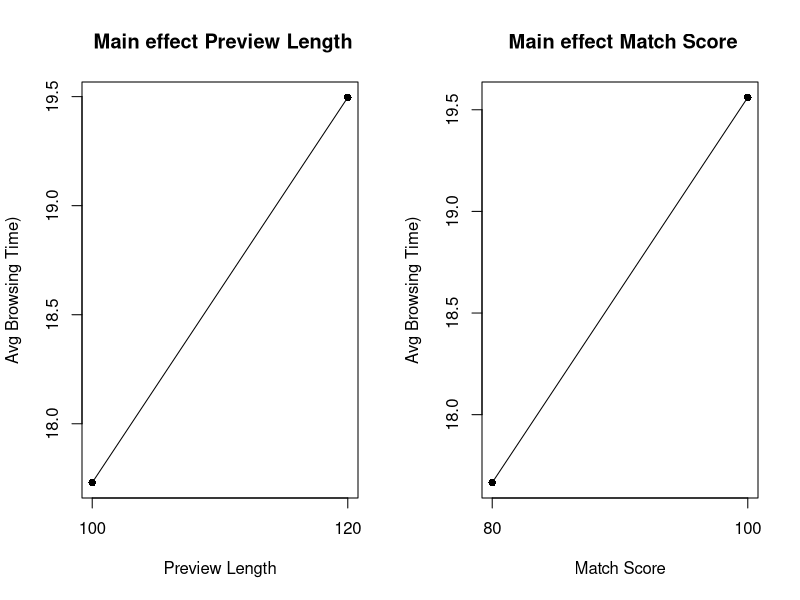
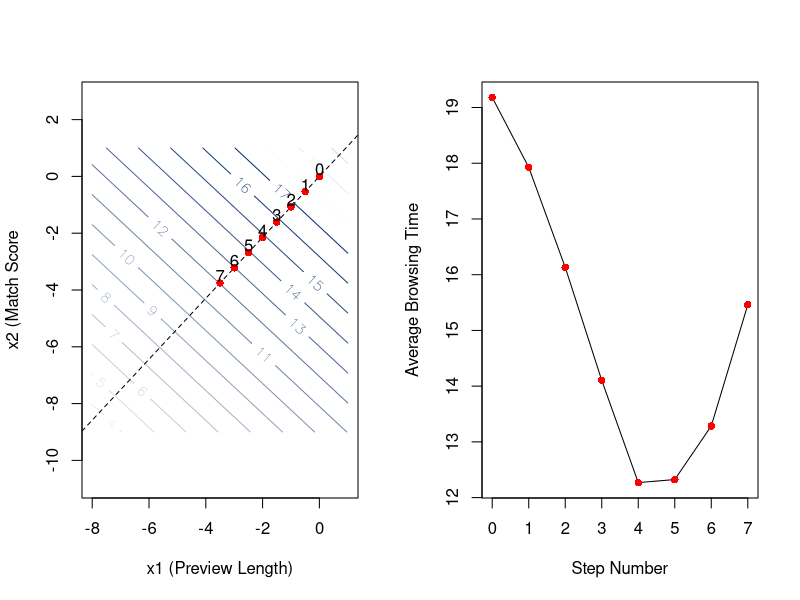
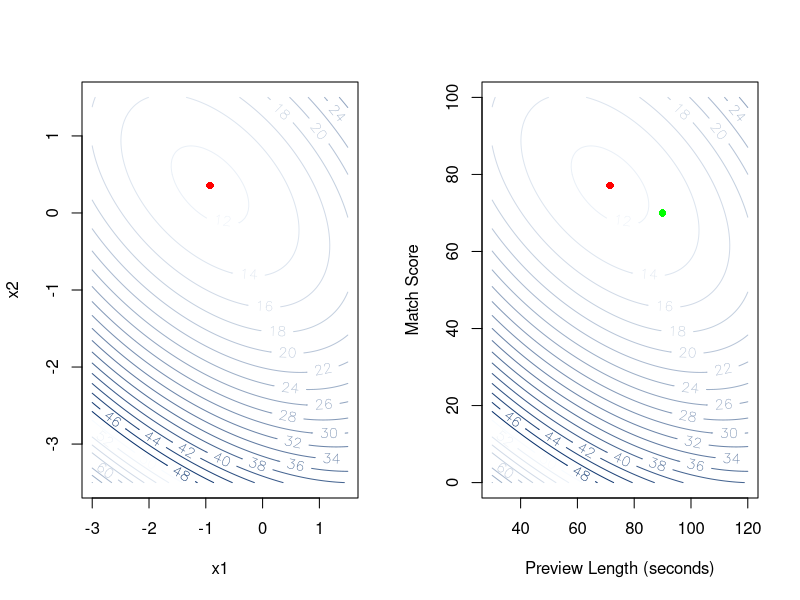

These charts were generated, in order, by the following R code:
## ---- chunk 1

netflixffdp <- read.csv("netflixffd.csv", header = TRUE)
netflixffdc <- read.csv("netflixffd2.csv", header = TRUE)

netflixffdp$Prev.Length[netflixffdp$Prev.Length == 100] <- -1
netflixffdp$Prev.Length[netflixffdp$Prev.Length == 120] <- 1

netflixffdp$Match.Score[netflixffdp$Match.Score == 80] <- -1
netflixffdp$Match.Score[netflixffdp$Match.Score == 100] <- 1

netflixffdp$Tile.Size[netflixffdp$Tile.Size == 0.1] <- -1
netflixffdp$Tile.Size[netflixffdp$Tile.Size == 0.3] <- 1

netflixffdc$Prev.Length[netflixffdc$Prev.Length == 100] <- -1
netflixffdc$Prev.Length[netflixffdc$Prev.Length == 120] <- 1

netflixffdc$Match.Score[netflixffdc$Match.Score == 80] <- -1
netflixffdc$Match.Score[netflixffdc$Match.Score == 100] <- 1

netflixffdc$Tile.Size[netflixffdc$Tile.Size == 0.1] <- -1
netflixffdc$Tile.Size[netflixffdc$Tile.Size == 0.3] <- 1


m.factorial <- lm(Browse.Time ~  Prev.Length + Match.Score + Tile.Size , data = netflixffdp)

summary(m.factorial)


netflix <- rbind(netflixffdp, netflixffdc)


m.full <- lm(Browse.Time ~  Prev.Length * Match.Score * Tile.Size , data = netflix)

summary(m.full)


reduced = subset(netflix, select = -c(Prev.Type, Tile.Size))

m.reduced <- lm(Browse.Time ~  Prev.Length * Match.Score  , data = reduced)

summary(m.reduced)



## ---- chunk 2

Pvalues_fractional <- c("<2e-16","<2e-16","<2e-16")

Factors_fractional <- c("Preview Length", "Match Score", "Tile Size")

df1 <- data.frame(Factors_fractional,Pvalues_fractional)
# head(df1)

knitr::kable(df1, format = "markdown")

## ---- chunk 3

Pvalues_full <- c("<2e-16","<2e-16","0.787","<2e-16","0.613","0.709","0.342")
Factors_full <- c("Preview Length", "Match Score", "Tile Size", "Prev.Length:Match.Score"
              , "Prev.Length:Tile.Size", "Match.Score:Tile.Size", 
              "Prev.Length:Match.Score:Tile.Size")

df2 <- data.frame(Factors_full,Pvalues_full)
# head(df2)

knitr::kable(df2, format = "markdown")

## ---- chunk 4
par(mfrow = c(1, 2))
# m.full <- lm(Browse.Time ~  Prev.Length * Match.Score * Tile.Size , data = netflix)
# 
# summary(m.full)

moi.by.P <- aggregate(x = netflix$Browse.Time, by = list(Preview.Length = netflix$Prev.Length), FUN = mean)
plot(x = c(-1, 1), y = moi.by.P$x, pch = 16, main = " Main effect Preview Length",
     ylab = "Avg Browsing Time)", xlab = "Preview Length", xaxt = "n")
lines(x = c(-1, 1), y = moi.by.P$x)
axis(side = 1, at = c(-1, 1), labels = c("100", "120"))

moi.by.M <- aggregate(x = netflix$Browse.Time, by = list(Match.Score = netflix$Match.Score), FUN = mean)
plot(x = c(-1, 1), y = moi.by.M$x, pch = 16, main = " Main effect Match Score",
     ylab = "Avg Browsing Time)", xlab = "Match Score", xaxt = "n")
lines(x = c(-1, 1), y = moi.by.M$x)
axis(side = 1, at = c(-1, 1), labels = c("80", "100"))


## ---- chunk 5

netflixffd1 <- read.csv("netflixffd.csv", header = TRUE)
netflixffd2 <- read.csv("netflixffd2.csv", header = TRUE)

netflix <- rbind(netflixffd1, netflixffd2)

phase2data = subset(netflix, select = -c(Prev.Type, Tile.Size))

# Function to create blues
blue_palette <- colorRampPalette(c(rgb(247,251,255,maxColorValue = 255), rgb(8,48,107,maxColorValue = 255)))

# Function for converting from natural units to coded units
convert.N.to.C <- function(U,UH,UL){
  x <- (U - (UH+UL)/2) / ((UH-UL)/2)
  return(x)
}

# Function for converting from coded units to natural units
convert.C.to.N <- function(x,UH,UL){
  U <- x*((UH-UL)/2) + (UH+UL)/2
  return(U)
}

center <- read.csv("center.csv", header = TRUE)

center = subset(center, select = -c(Prev.Type, Tile.Size))

phase2 <- rbind(phase2data, center)


# Function to create x and y grids for contour plots 
mesh <- function(x, y) { 
  Nx <- length(x)
  Ny <- length(y)
  list(
    x = matrix(nrow = Nx, ncol = Ny, data = x),
    y = matrix(nrow = Nx, ncol = Ny, data = y, byrow = TRUE)
  )
}

## Determine whether we're close to the optimum to begin with
## (i.e, check whether the pure quadratic effect is significant)
ph1p <- data.frame(y = phase2$Browse.Time,
                  x1 = convert.N.to.C(U = phase2$Prev.Length, UH = 120, UL = 100),
                  x2 = convert.N.to.C(U = phase2$Match.Score, UH = 100, UL = 80))
ph1p$xPQ <- (ph1p$x1^2 + ph1p$x2^2)/2
## Check the average browsing time in each condition:
#aggregate(ph1p$y, by = list(x1 = ph1p$x1, x2 = ph1p$x2), FUN = mean)

## The difference in average browsing time in factorial conditions vs. the center 
## point condition
#mean(ph1p$y[ph1p$xPQ != 0]) - mean(ph1p$y[ph1p$xPQ == 0])


## Check to see if that's significant
m <- lm(y~x1+x2+x1*x2+xPQ, data = ph1p)
#summary(m)


pvalues <- c("<2e-16","<2e-16","1.05e-07","<2e-16")

coefficients <- c("x1", "x2", "xPQ", "x1:x2")

df3 <- data.frame(coefficients,pvalues)
# head(df1)

#knitr::kable(df3, format = "markdown")


## ---- chunk 6

mp.fo <- lm(y~x1+x2, data = ph1p)
beta0 <- coef(mp.fo)[1]
beta1 <- coef(mp.fo)[2]
beta2 <- coef(mp.fo)[3]
grdp <- mesh(x = seq(convert.N.to.C(U = 30, UH = 120, UL = 100), 
                    convert.N.to.C(U = 120, UH = 120, UL = 100), 
                    length.out = 100), 
            y = seq(convert.N.to.C(U = 0, UH = 100, UL = 80), 
                    convert.N.to.C(U = 100, UH = 100, UL = 80), 
                    length.out = 100))
x1 <- grdp$x
x2 <- grdp$y
etap.fo <- beta0 + beta1*x1 + beta2*x2

# 2D contour plot
contour(x = seq(convert.N.to.C(U = 30, UH = 120, UL = 100), 
                convert.N.to.C(U = 120, UH = 120, UL = 100), 
                length.out = 100),
        y = seq(convert.N.to.C(U = 0, UH = 100, UL = 80), 
                convert.N.to.C(U = 100, UH = 100, UL = 80), 
                length.out = 100), 
        z = etap.fo, xlab = "x1 (Preview Length)", ylab = "x2 (Match Score",
        nlevels = 15, col = blue_palette(15), labcex = 0.9, asp=1)
abline(a = 0, b = beta2/beta1, lty = 2)
points(x = 0, y = 0, col = "red", pch = 16)

## Calculate the coordinates along this path that we will experiment at

# The gradient vector
g <- matrix(c(beta1, beta2), nrow = 1)




# We will take steps of size 5 seconds in preview length. In coded units this is
PL.step <- convert.N.to.C(U = 110 + 5, UH = 120, UL = 100)
lamda <- PL.step/abs(beta1)


## Step 0: The center point we've already observed
x.old <- matrix(0, nrow=1, ncol=2)
text(x = 0, y = 0+0.25, labels = "0")
step0 <- data.frame(Prev.Length = convert.C.to.N(x = 0, UH = 120, UL = 100), 
                 Match.Score = round(convert.C.to.N(x = 0, UH = 100, UL = 80)))

## Step 1: 
x.new <- x.old - lamda*g
points(x = x.new[1,1], y = x.new[1,2], col = "red", pch = 16)
text(x = x.new[1,1], y = x.new[1,2]+0.25, labels = "1")
step1 <- data.frame(Prev.Length = convert.C.to.N(x = x.new[1,1], UH = 120, UL = 100), 
                    Match.Score = round(convert.C.to.N(x = x.new[1,2], UH = 100, UL = 80)))

## Step 2: 
x.old <- x.new
x.new <- x.old - lamda*g
points(x = x.new[1,1], y = x.new[1,2], col = "red", pch = 16)
text(x = x.new[1,1], y = x.new[1,2]+0.25, labels = "2")
step2 <- data.frame(Prev.Length = convert.C.to.N(x = x.new[1,1], UH = 120, UL = 100), 
                    Match.Score = round(convert.C.to.N(x = x.new[1,2], UH = 100, UL = 80)))

## Step 3: 
x.old <- x.new
x.new <- x.old - lamda*g
points(x = x.new[1,1], y = x.new[1,2], col = "red", pch = 16)
text(x = x.new[1,1], y = x.new[1,2]+0.25, labels = "3")
step3 <- data.frame(Prev.Length = convert.C.to.N(x = x.new[1,1], UH = 120, UL = 100), 
                    Match.Score = round(convert.C.to.N(x = x.new[1,2], UH = 100, UL = 80)))

## Step 4: 
x.old <- x.new
x.new <- x.old - lamda*g
points(x = x.new[1,1], y = x.new[1,2], col = "red", pch = 16)
text(x = x.new[1,1], y = x.new[1,2]+0.25, labels = "4")
step4 <- data.frame(Prev.Length = convert.C.to.N(x = x.new[1,1], UH = 120, UL = 100), 
                    Match.Score = round(convert.C.to.N(x = x.new[1,2], UH = 100, UL = 80)))

## Step 5: 
x.old <- x.new
x.new <- x.old - lamda*g
points(x = x.new[1,1], y = x.new[1,2], col = "red", pch = 16)
text(x = x.new[1,1], y = x.new[1,2]+0.25, labels = "5")
step5 <- data.frame(Prev.Length = convert.C.to.N(x = x.new[1,1], UH = 120, UL = 100), 
                    Match.Score = round(convert.C.to.N(x = x.new[1,2], UH = 100, UL = 80)))

## Step 6: 
x.old <- x.new
x.new <- x.old - lamda*g
points(x = x.new[1,1], y = x.new[1,2], col = "red", pch = 16)
text(x = x.new[1,1], y = x.new[1,2]+0.25, labels = "6")
step6 <- data.frame(Prev.Length = convert.C.to.N(x = x.new[1,1], UH = 120, UL = 100), 
                    Match.Score = round(convert.C.to.N(x = x.new[1,2], UH = 100, UL = 80)))

## Step 7:
x.old <- x.new
x.new <- x.old - lamda*g
points(x = x.new[1,1], y = x.new[1,2], col = "red", pch = 16)
text(x = x.new[1,1], y = x.new[1,2]+0.25, labels = "7")
step7 <- data.frame(Prev.Length = convert.C.to.N(x = x.new[1,1], UH = 120, UL = 100), 
                    Match.Score = round(convert.C.to.N(x = x.new[1,2], UH = 100, UL = 80)))

pstdf.cond <- data.frame(Step = 0:7, rbind(step0, step1, step2, step3, step4, step5, step6, step7))
#pstdf.cond

## ---- chunk 7

## Load the data associated with the steepest descent search
ptsdf <- read.csv("ptsdf.csv", header = TRUE)
ptsdf = subset(ptsdf, select = -c(Prev.Type, Tile.Size))

phase3 <- rbind(ptsdf, center)


## Calculate the average browsing time in each of these conditions and find the 
## condition that minimizes it
pstdf.means <- aggregate(phase3$Browse.Time, 
                        by = list(Prev.Length = phase3$Prev.Length, 
                                  Match.Score = phase3$Match.Score), 
                        FUN = mean)

 plot(x = 0:7, y = rev(pstdf.means$x),
     type = "l", xlab = "Step Number", ylab = "Average Browsing Time")
 points(x = 0:7, y = rev(pstdf.means$x),
       col = "red", pch = 16)

#pstdf.cond[pstdf.cond$Step == 4,]


p3final <- read.csv("p3.csv", header = TRUE)
ph2.5 <- data.frame(y = p3final$Browse.Time,
                  x1 = convert.N.to.C(U = p3final$Prev.Length, UH = 100, UL = 80),
                  x2 = convert.N.to.C(U = p3final$Match.Score, UH = 80, UL = 60))
ph2.5$xPQ <- (ph2.5$x1^2 + ph2.5$x2^2)/2

## Check the average browsing time in each condition:
#aggregate(ph2.5$y, by = list(x1 = ph2.5$x1, x2 = ph2.5$x2), FUN = mean)

## The difference in average browsing time in factorial conditions vs. the center 
## point condition
#mean(ph2.5$y[ph2.5$xPQ != 0]) - mean(ph2.5$y[ph2.5$xPQ == 0])

## Check to see if that's significant
m <- lm(y~x1+x2+x1*x2+xPQ, data = ph2.5)
#summary(m)

## ---- chunk 8

# Function to create blues
blue_palette <- colorRampPalette(c(rgb(247,251,255,maxColorValue = 255), rgb(8,48,107,maxColorValue = 255)))

# Function for converting from natural units to coded units
convert.N.to.C <- function(U,UH,UL){
  x <- (U - (UH+UL)/2) / ((UH-UL)/2)
  return(x)
}

# Function for converting from coded units to natural units
convert.C.to.N <- function(x,UH,UL){
  U <- x*((UH-UL)/2) + (UH+UL)/2
  return(U)
}

# Function to create x and y grids for contour plots 
mesh <- function(x, y) { 
  Nx <- length(x)
  Ny <- length(y)
  list(
    x = matrix(nrow = Nx, ncol = Ny, data = x),
    y = matrix(nrow = Nx, ncol = Ny, data = y, byrow = TRUE)
  )
}


## ---- chunk 9

ccdata <- read.csv("sphere.csv", header = TRUE)

condition <- data.frame(x1 = convert.C.to.N(x = c(-1,-1,1,1,0,1.5,-1.5,0,0), UH = 110, UL = 70), 
                        x2 = convert.C.to.N(x = c(-1,1,-1,1,0,0,0,1.5,-1.5), UH = 90, UL = 50))

pi_hat <- aggregate(x = ccdata$Browse.Time, by = list(condition.num = kronecker(1:9, rep(1, 100))), FUN = mean)
df3 <- data.frame(Condition.Num = pi_hat$condition.num, 
           Prev.Length = condition$x1, 
           Match.Score = condition$x2,
           Browse.Time = pi_hat$x)

knitr::kable(df3, format = "markdown")


## ---- chunk 10

par(mfrow = c(1, 2))

ph3 <- data.frame(y = ccdata$Browse.Time,
                  x1 = convert.N.to.C(U = ccdata$Prev.Length, UH = 110, UL = 70),
                  x2 = convert.N.to.C(U = ccdata$Match.Score, UH = 90, UL = 50))



## Check to see if that's significant

model <- lm(y ~ x1 + x2 + x1*x2 + 
              I(x1^2) + I(x2^2), data = ph3)

#summary(model)


beta0 <- coef(model)[1]
beta1 <- coef(model)[2]
beta2 <- coef(model)[3]
beta12 <- coef(model)[6]
beta11 <- coef(model)[4]
beta22 <- coef(model)[5]
grd <- mesh(x = seq(convert.N.to.C(U = 30, UH = 110, UL = 70), 
                    convert.N.to.C(U = 120, UH = 110, UL = 70), 
                    length.out = 100), 
            y = seq(convert.N.to.C(U = 0, UH = 90, UL = 50), 
                    convert.N.to.C(U = 100, UH = 90, UL = 50), 
                    length.out = 100))
x1 <- grd$x
x2 <- grd$y
eta.so <- beta0 + beta1*x1 + beta2*x2 + beta12*x1*x2 + beta11*x1^2 + beta22*x2^2

contour(x = seq(convert.N.to.C(U = 30, UH = 110, UL = 70), 
                convert.N.to.C(U = 120, UH = 110, UL = 70), 
                length.out = 100), 
        y = seq(convert.N.to.C(U = 0, UH = 90, UL = 50), 
                convert.N.to.C(U = 100, UH = 90, UL = 50), 
                length.out = 100), 
        z = eta.so, xlab = "x1", ylab = "x2",
        nlevels = 25, col = blue_palette(20), labcex = 0.9)

b <- matrix(c(beta1,beta2), ncol = 1)
B <- matrix(c(beta11, 0.5*beta12, 0.5*beta12, beta22), nrow = 2, ncol = 2)
x.s <- -0.5*solve(B) %*% b 
points(x = x.s[1], y = x.s[2], col = "red", pch = 16)


#x.s[1]
#x.s[2]




# The predicted browsing time at this configuration is:
eta.s <- beta0 + 0.5*t(x.s) %*% b
# eta.s

# convert.C.to.N(x = x.s[1,1], UH = 110, UL = 70)
# convert.C.to.N(x = x.s[2,1], UH = 90, UL = 50)

contour(x = seq(30, 120, length.out = 100), 
        y = seq(0, 100, length.out = 100), 
        z = eta.so, xlab = "Preview Length (seconds)", ylab = "Match Score",
        nlevels = 20, col = blue_palette(20), labcex = 0.9)

points(x = convert.C.to.N(x = x.s[1,1], UH = 110, UL = 70),
       y = convert.C.to.N(x = x.s[2,1], UH = 90, UL = 50), 
       col = "red", pch = 16)

points(x = 90, y = 70, pch = 16, col = "green")


